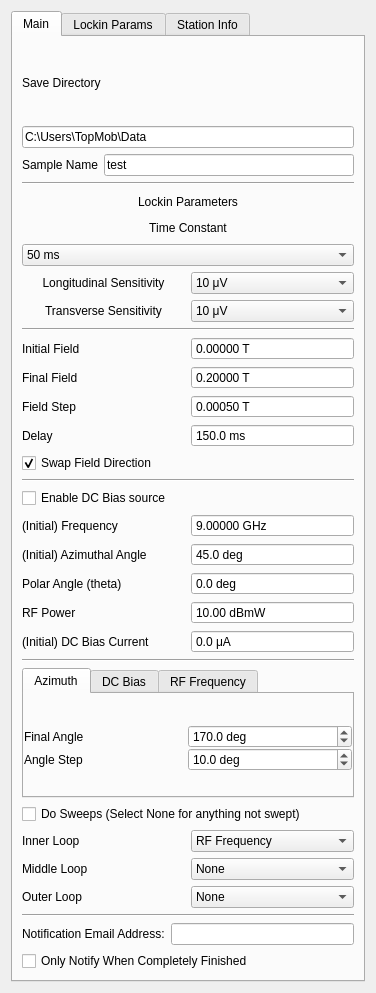
<?xml version="1.0" encoding="UTF-8"?>
<ui version="4.0">
 <class>Form</class>
 <widget class="QWidget" name="Form">
  <property name="geometry">
   <rect>
    <x>0</x>
    <y>0</y>
    <width>376</width>
    <height>993</height>
   </rect>
  </property>
  <property name="windowTitle">
   <string>Form</string>
  </property>
  <layout class="QVBoxLayout" name="verticalLayout">
   <item>
    <widget class="QTabWidget" name="tabWidget">
     <property name="currentIndex">
      <number>0</number>
     </property>
     <widget class="QWidget" name="tab">
      <attribute name="title">
       <string>Main</string>
      </attribute>
      <layout class="QVBoxLayout" name="verticalLayout_10">
       <item>
        <layout class="QGridLayout" name="save_params">
         <item row="2" column="0">
          <widget class="QLabel" name="label_12">
           <property name="enabled">
            <bool>true</bool>
           </property>
           <property name="text">
            <string>Sample Name</string>
           </property>
          </widget>
         </item>
         <item row="2" column="1">
          <widget class="QLineEdit" name="sample_name">
           <property name="text">
            <string>test</string>
           </property>
           <property name="placeholderText">
            <string>test</string>
           </property>
          </widget>
         </item>
         <item row="1" column="0" colspan="2">
          <widget class="QLineEdit" name="save_dir">
           <property name="text">
            <string>C:\Users\TopMob\Data</string>
           </property>
          </widget>
         </item>
         <item row="0" column="0" colspan="2">
          <widget class="QLabel" name="label_8">
           <property name="text">
            <string>Save Directory</string>
           </property>
          </widget>
         </item>
        </layout>
       </item>
       <item>
        <widget class="Line" name="line_3">
         <property name="orientation">
          <enum>Qt::Horizontal</enum>
         </property>
        </widget>
       </item>
       <item>
        <layout class="QGridLayout" name="lockin_params">
         <item row="0" column="0" colspan="2">
          <widget class="QLabel" name="label_7">
           <property name="text">
            <string>Lockin Parameters</string>
           </property>
           <property name="alignment">
            <set>Qt::AlignCenter</set>
           </property>
          </widget>
         </item>
         <item row="3" column="0">
          <widget class="QLabel" name="label_2">
           <property name="text">
            <string>Longitudinal Sensitivity</string>
           </property>
           <property name="alignment">
            <set>Qt::AlignCenter</set>
           </property>
          </widget>
         </item>
         <item row="2" column="0" colspan="2">
          <widget class="QComboBox" name="time_constant">
           <property name="currentText">
            <string>50 ms</string>
           </property>
           <property name="currentIndex">
            <number>10</number>
           </property>
           <item>
            <property name="text">
             <string>10 μs</string>
            </property>
           </item>
           <item>
            <property name="text">
             <string>20 μs</string>
            </property>
           </item>
           <item>
            <property name="text">
             <string>40 μs</string>
            </property>
           </item>
           <item>
            <property name="text">
             <string>80 μs</string>
            </property>
           </item>
           <item>
            <property name="text">
             <string>160 μs</string>
            </property>
           </item>
           <item>
            <property name="text">
             <string>320 μs</string>
            </property>
           </item>
           <item>
            <property name="text">
             <string>640 μs</string>
            </property>
           </item>
           <item>
            <property name="text">
             <string>5 ms</string>
            </property>
           </item>
           <item>
            <property name="text">
             <string>10 ms</string>
            </property>
           </item>
           <item>
            <property name="text">
             <string>20 ms</string>
            </property>
           </item>
           <item>
            <property name="text">
             <string>50 ms</string>
            </property>
           </item>
           <item>
            <property name="text">
             <string>100 ms</string>
            </property>
           </item>
           <item>
            <property name="text">
             <string>200 ms</string>
            </property>
           </item>
           <item>
            <property name="text">
             <string>500 ms</string>
            </property>
           </item>
           <item>
            <property name="text">
             <string>1 s</string>
            </property>
           </item>
           <item>
            <property name="text">
             <string>2 s</string>
            </property>
           </item>
           <item>
            <property name="text">
             <string>5 s</string>
            </property>
           </item>
           <item>
            <property name="text">
             <string>10 s</string>
            </property>
           </item>
           <item>
            <property name="text">
             <string>20 s</string>
            </property>
           </item>
           <item>
            <property name="text">
             <string>50 s</string>
            </property>
           </item>
           <item>
            <property name="text">
             <string>100 s</string>
            </property>
           </item>
           <item>
            <property name="text">
             <string>200 s</string>
            </property>
           </item>
           <item>
            <property name="text">
             <string>500 s</string>
            </property>
           </item>
           <item>
            <property name="text">
             <string>1 ks</string>
            </property>
           </item>
           <item>
            <property name="text">
             <string>2 ks</string>
            </property>
           </item>
           <item>
            <property name="text">
             <string>5 ks</string>
            </property>
           </item>
           <item>
            <property name="text">
             <string>10 ks</string>
            </property>
           </item>
           <item>
            <property name="text">
             <string>20 ks</string>
            </property>
           </item>
           <item>
            <property name="text">
             <string>50 ks</string>
            </property>
           </item>
          </widget>
         </item>
         <item row="4" column="0">
          <widget class="QLabel" name="label_50">
           <property name="text">
            <string>Transverse Sensitivity</string>
           </property>
           <property name="alignment">
            <set>Qt::AlignCenter</set>
           </property>
          </widget>
         </item>
         <item row="3" column="1">
          <widget class="QComboBox" name="sensitivityL">
           <property name="editable">
            <bool>false</bool>
           </property>
           <property name="currentIndex">
            <number>12</number>
           </property>
           <item>
            <property name="text">
             <string>0 V</string>
            </property>
           </item>
           <item>
            <property name="text">
             <string>2 nV</string>
            </property>
           </item>
           <item>
            <property name="text">
             <string>5 nV</string>
            </property>
           </item>
           <item>
            <property name="text">
             <string>10 nV</string>
            </property>
           </item>
           <item>
            <property name="text">
             <string>20 nV</string>
            </property>
           </item>
           <item>
            <property name="text">
             <string>50 nV</string>
            </property>
           </item>
           <item>
            <property name="text">
             <string>100 nV</string>
            </property>
           </item>
           <item>
            <property name="text">
             <string>200 nV</string>
            </property>
           </item>
           <item>
            <property name="text">
             <string>500 nV</string>
            </property>
           </item>
           <item>
            <property name="text">
             <string>1 μV</string>
            </property>
           </item>
           <item>
            <property name="text">
             <string>2 μV</string>
            </property>
           </item>
           <item>
            <property name="text">
             <string>5 μV</string>
            </property>
           </item>
           <item>
            <property name="text">
             <string>10 μV</string>
            </property>
           </item>
           <item>
            <property name="text">
             <string>20 μV</string>
            </property>
           </item>
           <item>
            <property name="text">
             <string>50 μV</string>
            </property>
           </item>
           <item>
            <property name="text">
             <string>100 μV</string>
            </property>
           </item>
           <item>
            <property name="text">
             <string>200 μV</string>
            </property>
           </item>
           <item>
            <property name="text">
             <string>500 μV</string>
            </property>
           </item>
           <item>
            <property name="text">
             <string>1 mV</string>
            </property>
           </item>
           <item>
            <property name="text">
             <string>2 mV</string>
            </property>
           </item>
           <item>
            <property name="text">
             <string>5 mV</string>
            </property>
           </item>
           <item>
            <property name="text">
             <string>10 mV</string>
            </property>
           </item>
           <item>
            <property name="text">
             <string>20 mV</string>
            </property>
           </item>
           <item>
            <property name="text">
             <string>50 mV</string>
            </property>
           </item>
           <item>
            <property name="text">
             <string>100 mV</string>
            </property>
           </item>
           <item>
            <property name="text">
             <string>200 mV</string>
            </property>
           </item>
           <item>
            <property name="text">
             <string>500 mV</string>
            </property>
           </item>
           <item>
            <property name="text">
             <string>1 V</string>
            </property>
           </item>
          </widget>
         </item>
         <item row="4" column="1">
          <widget class="QComboBox" name="sensitivityT">
           <property name="editable">
            <bool>false</bool>
           </property>
           <property name="currentIndex">
            <number>12</number>
           </property>
           <item>
            <property name="text">
             <string>0 V</string>
            </property>
           </item>
           <item>
            <property name="text">
             <string>2 nV</string>
            </property>
           </item>
           <item>
            <property name="text">
             <string>5 nV</string>
            </property>
           </item>
           <item>
            <property name="text">
             <string>10 nV</string>
            </property>
           </item>
           <item>
            <property name="text">
             <string>20 nV</string>
            </property>
           </item>
           <item>
            <property name="text">
             <string>50 nV</string>
            </property>
           </item>
           <item>
            <property name="text">
             <string>100 nV</string>
            </property>
           </item>
           <item>
            <property name="text">
             <string>200 nV</string>
            </property>
           </item>
           <item>
            <property name="text">
             <string>500 nV</string>
            </property>
           </item>
           <item>
            <property name="text">
             <string>1 μV</string>
            </property>
           </item>
           <item>
            <property name="text">
             <string>2 μV</string>
            </property>
           </item>
           <item>
            <property name="text">
             <string>5 μV</string>
            </property>
           </item>
           <item>
            <property name="text">
             <string>10 μV</string>
            </property>
           </item>
           <item>
            <property name="text">
             <string>20 μV</string>
            </property>
           </item>
           <item>
            <property name="text">
             <string>50 μV</string>
            </property>
           </item>
           <item>
            <property name="text">
             <string>100 μV</string>
            </property>
           </item>
           <item>
            <property name="text">
             <string>200 μV</string>
            </property>
           </item>
           <item>
            <property name="text">
             <string>500 μV</string>
            </property>
           </item>
           <item>
            <property name="text">
             <string>1 mV</string>
            </property>
           </item>
           <item>
            <property name="text">
             <string>2 mV</string>
            </property>
           </item>
           <item>
            <property name="text">
             <string>5 mV</string>
            </property>
           </item>
           <item>
            <property name="text">
             <string>10 mV</string>
            </property>
           </item>
           <item>
            <property name="text">
             <string>20 mV</string>
            </property>
           </item>
           <item>
            <property name="text">
             <string>50 mV</string>
            </property>
           </item>
           <item>
            <property name="text">
             <string>100 mV</string>
            </property>
           </item>
           <item>
            <property name="text">
             <string>200 mV</string>
            </property>
           </item>
           <item>
            <property name="text">
             <string>500 mV</string>
            </property>
           </item>
           <item>
            <property name="text">
             <string>1 V</string>
            </property>
           </item>
          </widget>
         </item>
         <item row="1" column="0" colspan="2">
          <widget class="QLabel" name="label_3">
           <property name="text">
            <string>Time Constant</string>
           </property>
           <property name="alignment">
            <set>Qt::AlignCenter</set>
           </property>
          </widget>
         </item>
        </layout>
       </item>
       <item>
        <widget class="Line" name="line_2">
         <property name="orientation">
          <enum>Qt::Horizontal</enum>
         </property>
        </widget>
       </item>
       <item>
        <layout class="QGridLayout" name="field_params">
         <item row="2" column="1">
          <widget class="QDoubleSpinBox" name="field_end">
           <property name="buttonSymbols">
            <enum>QAbstractSpinBox::NoButtons</enum>
           </property>
           <property name="suffix">
            <string> T</string>
           </property>
           <property name="decimals">
            <number>5</number>
           </property>
           <property name="minimum">
            <double>0.000000000000000</double>
           </property>
           <property name="maximum">
            <double>0.270000000000000</double>
           </property>
           <property name="singleStep">
            <double>0.000010000000000</double>
           </property>
           <property name="value">
            <double>0.200000000000000</double>
           </property>
          </widget>
         </item>
         <item row="2" column="0">
          <widget class="QLabel" name="label_5">
           <property name="text">
            <string>Final Field</string>
           </property>
          </widget>
         </item>
         <item row="1" column="1">
          <widget class="QDoubleSpinBox" name="field_start">
           <property name="buttonSymbols">
            <enum>QAbstractSpinBox::NoButtons</enum>
           </property>
           <property name="suffix">
            <string> T</string>
           </property>
           <property name="decimals">
            <number>5</number>
           </property>
           <property name="minimum">
            <double>0.000000000000000</double>
           </property>
           <property name="maximum">
            <double>0.270000000000000</double>
           </property>
           <property name="singleStep">
            <double>0.000010000000000</double>
           </property>
          </widget>
         </item>
         <item row="1" column="0">
          <widget class="QLabel" name="label_4">
           <property name="text">
            <string>Initial Field</string>
           </property>
          </widget>
         </item>
         <item row="3" column="1">
          <widget class="QDoubleSpinBox" name="field_step">
           <property name="buttonSymbols">
            <enum>QAbstractSpinBox::NoButtons</enum>
           </property>
           <property name="suffix">
            <string> T</string>
           </property>
           <property name="decimals">
            <number>5</number>
           </property>
           <property name="minimum">
            <double>-0.300000000000000</double>
           </property>
           <property name="maximum">
            <double>0.300000000000000</double>
           </property>
           <property name="singleStep">
            <double>0.000010000000000</double>
           </property>
           <property name="value">
            <double>0.000500000000000</double>
           </property>
          </widget>
         </item>
         <item row="3" column="0">
          <widget class="QLabel" name="label_6">
           <property name="text">
            <string>Field Step</string>
           </property>
          </widget>
         </item>
         <item row="4" column="0">
          <widget class="QLabel" name="label_15">
           <property name="text">
            <string>Delay</string>
           </property>
          </widget>
         </item>
         <item row="4" column="1">
          <widget class="QDoubleSpinBox" name="delay">
           <property name="buttonSymbols">
            <enum>QAbstractSpinBox::NoButtons</enum>
           </property>
           <property name="suffix">
            <string> ms</string>
           </property>
           <property name="decimals">
            <number>1</number>
           </property>
           <property name="maximum">
            <double>5000.000000000000000</double>
           </property>
           <property name="value">
            <double>150.000000000000000</double>
           </property>
          </widget>
         </item>
        </layout>
       </item>
       <item>
        <widget class="QCheckBox" name="swap_field">
         <property name="text">
          <string>Swap Field Direction</string>
         </property>
         <property name="checked">
          <bool>true</bool>
         </property>
        </widget>
       </item>
       <item>
        <widget class="Line" name="line">
         <property name="orientation">
          <enum>Qt::Horizontal</enum>
         </property>
        </widget>
       </item>
       <item>
        <layout class="QGridLayout" name="initial_params">
         <item row="6" column="2">
          <widget class="QDoubleSpinBox" name="bias_start">
           <property name="buttonSymbols">
            <enum>QAbstractSpinBox::NoButtons</enum>
           </property>
           <property name="suffix">
            <string> μA</string>
           </property>
           <property name="decimals">
            <number>1</number>
           </property>
           <property name="minimum">
            <double>-101000.000000000000000</double>
           </property>
           <property name="maximum">
            <double>101000.000000000000000</double>
           </property>
           <property name="singleStep">
            <double>0.100000000000000</double>
           </property>
           <property name="value">
            <double>0.000000000000000</double>
           </property>
          </widget>
         </item>
         <item row="2" column="2">
          <widget class="QDoubleSpinBox" name="freq_start">
           <property name="buttonSymbols">
            <enum>QAbstractSpinBox::NoButtons</enum>
           </property>
           <property name="suffix">
            <string> GHz</string>
           </property>
           <property name="decimals">
            <number>5</number>
           </property>
           <property name="maximum">
            <double>20.000000000000000</double>
           </property>
           <property name="value">
            <double>9.000000000000000</double>
           </property>
          </widget>
         </item>
         <item row="3" column="2">
          <widget class="QDoubleSpinBox" name="azimuth_start">
           <property name="buttonSymbols">
            <enum>QAbstractSpinBox::NoButtons</enum>
           </property>
           <property name="suffix">
            <string> deg</string>
           </property>
           <property name="decimals">
            <number>1</number>
           </property>
           <property name="minimum">
            <double>-360.000000000000000</double>
           </property>
           <property name="maximum">
            <double>360.000000000000000</double>
           </property>
           <property name="singleStep">
            <double>0.500000000000000</double>
           </property>
           <property name="value">
            <double>45.000000000000000</double>
           </property>
          </widget>
         </item>
         <item row="2" column="1">
          <widget class="QLabel" name="label_29">
           <property name="text">
            <string>(Initial) Frequency</string>
           </property>
          </widget>
         </item>
         <item row="4" column="2">
          <widget class="QDoubleSpinBox" name="polar_angle">
           <property name="buttonSymbols">
            <enum>QAbstractSpinBox::NoButtons</enum>
           </property>
           <property name="suffix">
            <string> deg</string>
           </property>
           <property name="decimals">
            <number>1</number>
           </property>
           <property name="minimum">
            <double>-90.000000000000000</double>
           </property>
           <property name="maximum">
            <double>90.000000000000000</double>
           </property>
           <property name="singleStep">
            <double>0.010000000000000</double>
           </property>
          </widget>
         </item>
         <item row="5" column="1">
          <widget class="QLabel" name="label_13">
           <property name="text">
            <string>RF Power</string>
           </property>
          </widget>
         </item>
         <item row="4" column="1">
          <widget class="QLabel" name="label_17">
           <property name="text">
            <string>Polar Angle (theta)</string>
           </property>
          </widget>
         </item>
         <item row="3" column="1">
          <widget class="QLabel" name="label_14">
           <property name="text">
            <string>(Initial) Azimuthal Angle</string>
           </property>
          </widget>
         </item>
         <item row="5" column="2">
          <widget class="QDoubleSpinBox" name="rf_power">
           <property name="buttonSymbols">
            <enum>QAbstractSpinBox::NoButtons</enum>
           </property>
           <property name="suffix">
            <string> dBmW</string>
           </property>
           <property name="maximum">
            <double>50.000000000000000</double>
           </property>
           <property name="value">
            <double>10.000000000000000</double>
           </property>
          </widget>
         </item>
         <item row="6" column="1">
          <widget class="QLabel" name="label_20">
           <property name="text">
            <string>(Initial) DC Bias Current</string>
           </property>
          </widget>
         </item>
         <item row="1" column="1">
          <widget class="QCheckBox" name="use_bias">
           <property name="text">
            <string>Enable DC Bias source</string>
           </property>
          </widget>
         </item>
        </layout>
       </item>
       <item>
        <widget class="Line" name="line_4">
         <property name="orientation">
          <enum>Qt::Horizontal</enum>
         </property>
        </widget>
       </item>
       <item>
        <widget class="QTabWidget" name="sweep_type_tab">
         <property name="enabled">
          <bool>true</bool>
         </property>
         <property name="sizePolicy">
          <sizepolicy hsizetype="Expanding" vsizetype="Preferred">
           <horstretch>0</horstretch>
           <verstretch>0</verstretch>
          </sizepolicy>
         </property>
         <property name="maximumSize">
          <size>
           <width>500</width>
           <height>16777215</height>
          </size>
         </property>
         <property name="tabPosition">
          <enum>QTabWidget::North</enum>
         </property>
         <property name="currentIndex">
          <number>0</number>
         </property>
         <widget class="QWidget" name="angle_tab">
          <attribute name="title">
           <string>Azimuth</string>
          </attribute>
          <layout class="QVBoxLayout" name="verticalLayout_5">
           <property name="spacing">
            <number>0</number>
           </property>
           <property name="leftMargin">
            <number>0</number>
           </property>
           <property name="topMargin">
            <number>6</number>
           </property>
           <property name="rightMargin">
            <number>0</number>
           </property>
           <property name="bottomMargin">
            <number>0</number>
           </property>
           <item>
            <layout class="QGridLayout" name="angle_params">
             <item row="0" column="0">
              <widget class="QLabel" name="label_19">
               <property name="text">
                <string>Final Angle</string>
               </property>
              </widget>
             </item>
             <item row="0" column="1">
              <widget class="QDoubleSpinBox" name="azimuth_end">
               <property name="suffix">
                <string> deg</string>
               </property>
               <property name="decimals">
                <number>1</number>
               </property>
               <property name="maximum">
                <double>360.000000000000000</double>
               </property>
               <property name="singleStep">
                <double>0.500000000000000</double>
               </property>
               <property name="value">
                <double>170.000000000000000</double>
               </property>
              </widget>
             </item>
             <item row="1" column="1">
              <widget class="QDoubleSpinBox" name="azimuth_step">
               <property name="suffix">
                <string> deg</string>
               </property>
               <property name="decimals">
                <number>1</number>
               </property>
               <property name="maximum">
                <double>360.000000000000000</double>
               </property>
               <property name="singleStep">
                <double>0.500000000000000</double>
               </property>
               <property name="value">
                <double>10.000000000000000</double>
               </property>
              </widget>
             </item>
             <item row="1" column="0">
              <widget class="QLabel" name="label_9">
               <property name="text">
                <string>Angle Step</string>
               </property>
              </widget>
             </item>
            </layout>
           </item>
          </layout>
         </widget>
         <widget class="QWidget" name="bias_tab">
          <attribute name="title">
           <string>DC Bias</string>
          </attribute>
          <layout class="QVBoxLayout" name="verticalLayout_2">
           <property name="spacing">
            <number>0</number>
           </property>
           <property name="leftMargin">
            <number>0</number>
           </property>
           <property name="topMargin">
            <number>6</number>
           </property>
           <property name="rightMargin">
            <number>0</number>
           </property>
           <property name="bottomMargin">
            <number>0</number>
           </property>
           <item>
            <layout class="QGridLayout" name="gridLayout">
             <item row="0" column="0">
              <widget class="QLabel" name="label_16">
               <property name="text">
                <string>Final Bias Current</string>
               </property>
              </widget>
             </item>
             <item row="0" column="1">
              <widget class="QDoubleSpinBox" name="bias_end">
               <property name="suffix">
                <string> μA</string>
               </property>
               <property name="decimals">
                <number>1</number>
               </property>
               <property name="minimum">
                <double>-101001.000000000000000</double>
               </property>
               <property name="maximum">
                <double>101000.000000000000000</double>
               </property>
               <property name="singleStep">
                <double>0.100000000000000</double>
               </property>
               <property name="value">
                <double>1000.000000000000000</double>
               </property>
              </widget>
             </item>
             <item row="1" column="0">
              <widget class="QLabel" name="label_18">
               <property name="text">
                <string>Bias Current Step</string>
               </property>
              </widget>
             </item>
             <item row="1" column="1">
              <widget class="QDoubleSpinBox" name="bias_step">
               <property name="suffix">
                <string> μA</string>
               </property>
               <property name="decimals">
                <number>1</number>
               </property>
               <property name="minimum">
                <double>0.000000000000000</double>
               </property>
               <property name="maximum">
                <double>101000.000000000000000</double>
               </property>
               <property name="singleStep">
                <double>0.100000000000000</double>
               </property>
               <property name="value">
                <double>500.000000000000000</double>
               </property>
              </widget>
             </item>
            </layout>
           </item>
          </layout>
         </widget>
         <widget class="QWidget" name="freq_tab">
          <attribute name="title">
           <string>RF Frequency</string>
          </attribute>
          <layout class="QVBoxLayout" name="verticalLayout_8">
           <property name="spacing">
            <number>0</number>
           </property>
           <property name="leftMargin">
            <number>0</number>
           </property>
           <property name="topMargin">
            <number>6</number>
           </property>
           <property name="rightMargin">
            <number>0</number>
           </property>
           <property name="bottomMargin">
            <number>0</number>
           </property>
           <item>
            <layout class="QGridLayout" name="freq_params">
             <item row="0" column="0">
              <widget class="QLabel" name="label_10">
               <property name="text">
                <string>Final Frequency</string>
               </property>
              </widget>
             </item>
             <item row="0" column="1">
              <widget class="QDoubleSpinBox" name="freq_end">
               <property name="suffix">
                <string> GHz</string>
               </property>
               <property name="maximum">
                <double>20.000000000000000</double>
               </property>
               <property name="singleStep">
                <double>0.500000000000000</double>
               </property>
               <property name="value">
                <double>10.000000000000000</double>
               </property>
              </widget>
             </item>
             <item row="1" column="0">
              <widget class="QLabel" name="label_11">
               <property name="text">
                <string>Frequency Step</string>
               </property>
              </widget>
             </item>
             <item row="1" column="1">
              <widget class="QDoubleSpinBox" name="freq_step">
               <property name="suffix">
                <string> GHz</string>
               </property>
               <property name="maximum">
                <double>20.000000000000000</double>
               </property>
               <property name="singleStep">
                <double>0.500000000000000</double>
               </property>
               <property name="value">
                <double>1.000000000000000</double>
               </property>
              </widget>
             </item>
            </layout>
           </item>
          </layout>
         </widget>
        </widget>
       </item>
       <item>
        <widget class="QCheckBox" name="do_sweeps">
         <property name="text">
          <string>Do Sweeps (Select None for anything not swept)</string>
         </property>
        </widget>
       </item>
       <item>
        <layout class="QGridLayout" name="gridLayout_2">
         <item row="1" column="0">
          <widget class="QLabel" name="label_22">
           <property name="text">
            <string>Middle Loop</string>
           </property>
          </widget>
         </item>
         <item row="2" column="0">
          <widget class="QLabel" name="label_23">
           <property name="text">
            <string>Outer Loop</string>
           </property>
          </widget>
         </item>
         <item row="0" column="0">
          <widget class="QLabel" name="label_21">
           <property name="text">
            <string>Inner Loop</string>
           </property>
          </widget>
         </item>
         <item row="0" column="1">
          <widget class="QComboBox" name="sweep_param_1">
           <property name="currentIndex">
            <number>2</number>
           </property>
           <item>
            <property name="text">
             <string>Field Azimuth</string>
            </property>
           </item>
           <item>
            <property name="text">
             <string>DC Bias</string>
            </property>
           </item>
           <item>
            <property name="text">
             <string>RF Frequency</string>
            </property>
           </item>
           <item>
            <property name="text">
             <string>None</string>
            </property>
           </item>
          </widget>
         </item>
         <item row="1" column="1">
          <widget class="QComboBox" name="sweep_param_2">
           <property name="currentIndex">
            <number>3</number>
           </property>
           <item>
            <property name="text">
             <string>Field Azimuth</string>
            </property>
           </item>
           <item>
            <property name="text">
             <string>DC Bias</string>
            </property>
           </item>
           <item>
            <property name="text">
             <string>RF Frequency</string>
            </property>
           </item>
           <item>
            <property name="text">
             <string>None</string>
            </property>
           </item>
          </widget>
         </item>
         <item row="2" column="1">
          <widget class="QComboBox" name="sweep_param_3">
           <property name="currentIndex">
            <number>3</number>
           </property>
           <item>
            <property name="text">
             <string>Field Azimuth</string>
            </property>
           </item>
           <item>
            <property name="text">
             <string>DC Bias</string>
            </property>
           </item>
           <item>
            <property name="text">
             <string>RF Frequency</string>
            </property>
           </item>
           <item>
            <property name="text">
             <string>None</string>
            </property>
           </item>
          </widget>
         </item>
        </layout>
       </item>
       <item>
        <widget class="Line" name="line_5">
         <property name="orientation">
          <enum>Qt::Horizontal</enum>
         </property>
        </widget>
       </item>
       <item>
        <layout class="QHBoxLayout" name="horizontalLayout">
         <item>
          <widget class="QLabel" name="label_24">
           <property name="text">
            <string>Notification Email Address:</string>
           </property>
          </widget>
         </item>
         <item>
          <widget class="QLineEdit" name="notify_email"/>
         </item>
        </layout>
       </item>
       <item>
        <widget class="QCheckBox" name="notify_at_end">
         <property name="text">
          <string>Only Notify When Completely Finished</string>
         </property>
        </widget>
       </item>
      </layout>
     </widget>
     <widget class="QWidget" name="tab_2">
      <attribute name="title">
       <string>Lockin Params</string>
      </attribute>
      <layout class="QVBoxLayout" name="verticalLayout_7">
       <item>
        <layout class="QGridLayout" name="gridLayout_3">
         <item row="3" column="1">
          <widget class="QDoubleSpinBox" name="lockin_ac_gainL">
           <property name="buttonSymbols">
            <enum>QAbstractSpinBox::NoButtons</enum>
           </property>
           <property name="suffix">
            <string> dB</string>
           </property>
           <property name="maximum">
            <double>50.000000000000000</double>
           </property>
           <property name="value">
            <double>20.000000000000000</double>
           </property>
          </widget>
         </item>
         <item row="0" column="0">
          <widget class="QLabel" name="label">
           <property name="text">
            <string>AM Frequency</string>
           </property>
          </widget>
         </item>
         <item row="5" column="0">
          <widget class="QLabel" name="label_52">
           <property name="text">
            <string>Longitudinal Sense Mode</string>
           </property>
          </widget>
         </item>
         <item row="3" column="0">
          <widget class="QLabel" name="label_13">
           <property name="text">
            <string>Longitudinal AC Gain</string>
           </property>
          </widget>
         </item>
         <item row="1" column="1">
          <widget class="QDoubleSpinBox" name="phaseL">
           <property name="buttonSymbols">
            <enum>QAbstractSpinBox::NoButtons</enum>
           </property>
           <property name="suffix">
            <string> deg</string>
           </property>
           <property name="minimum">
            <double>-360.000000000000000</double>
           </property>
           <property name="maximum">
            <double>360.000000000000000</double>
           </property>
          </widget>
         </item>
         <item row="0" column="1">
          <widget class="QDoubleSpinBox" name="AM_freq">
           <property name="buttonSymbols">
            <enum>QAbstractSpinBox::NoButtons</enum>
           </property>
           <property name="suffix">
            <string> Hz</string>
           </property>
           <property name="maximum">
            <double>99999.000000000000000</double>
           </property>
           <property name="value">
            <double>1713.000000000000000</double>
           </property>
          </widget>
         </item>
         <item row="5" column="1">
          <widget class="QComboBox" name="lockin_sense_modeL">
           <property name="currentIndex">
            <number>2</number>
           </property>
           <item>
            <property name="text">
             <string>A</string>
            </property>
           </item>
           <item>
            <property name="text">
             <string>-B</string>
            </property>
           </item>
           <item>
            <property name="text">
             <string>A-B</string>
            </property>
           </item>
          </widget>
         </item>
         <item row="1" column="0">
          <widget class="QLabel" name="label_51">
           <property name="text">
            <string>Longitudinal Phase Offset</string>
           </property>
          </widget>
         </item>
         <item row="2" column="0">
          <widget class="QLabel" name="label_53">
           <property name="text">
            <string>Transverse Phase Offset</string>
           </property>
          </widget>
         </item>
         <item row="2" column="1">
          <widget class="QDoubleSpinBox" name="phaseT">
           <property name="buttonSymbols">
            <enum>QAbstractSpinBox::NoButtons</enum>
           </property>
           <property name="suffix">
            <string> deg</string>
           </property>
           <property name="minimum">
            <double>-360.000000000000000</double>
           </property>
           <property name="maximum">
            <double>360.000000000000000</double>
           </property>
          </widget>
         </item>
         <item row="6" column="0">
          <widget class="QLabel" name="label_54">
           <property name="text">
            <string>Transverse Sense Mode</string>
           </property>
          </widget>
         </item>
         <item row="6" column="1">
          <widget class="QComboBox" name="lockin_sense_modeT">
           <property name="currentIndex">
            <number>2</number>
           </property>
           <item>
            <property name="text">
             <string>A</string>
            </property>
           </item>
           <item>
            <property name="text">
             <string>-B</string>
            </property>
           </item>
           <item>
            <property name="text">
             <string>A-B</string>
            </property>
           </item>
          </widget>
         </item>
         <item row="4" column="0">
          <widget class="QLabel" name="label_25">
           <property name="text">
            <string>Longitudinal AC Gain</string>
           </property>
          </widget>
         </item>
         <item row="4" column="1">
          <widget class="QDoubleSpinBox" name="lockin_ac_gainT">
           <property name="buttonSymbols">
            <enum>QAbstractSpinBox::NoButtons</enum>
           </property>
           <property name="suffix">
            <string> dB</string>
           </property>
           <property name="maximum">
            <double>50.000000000000000</double>
           </property>
           <property name="value">
            <double>20.000000000000000</double>
           </property>
          </widget>
         </item>
        </layout>
       </item>
       <item>
        <spacer name="verticalSpacer">
         <property name="orientation">
          <enum>Qt::Vertical</enum>
         </property>
         <property name="sizeHint" stdset="0">
          <size>
           <width>20</width>
           <height>764</height>
          </size>
         </property>
        </spacer>
       </item>
      </layout>
     </widget>
     <widget class="QWidget" name="tab_3">
      <attribute name="title">
       <string>Station Info</string>
      </attribute>
      <layout class="QVBoxLayout" name="verticalLayout_4">
       <item>
        <layout class="QGridLayout" name="station_params">
         <item row="0" column="0">
          <widget class="QLabel" name="label_12">
           <property name="enabled">
            <bool>true</bool>
           </property>
           <property name="text">
            <string>Probe Station</string>
           </property>
          </widget>
         </item>
         <item row="0" column="1">
          <widget class="QLabel" name="station_name">
           <property name="enabled">
            <bool>true</bool>
           </property>
          </widget>
         </item>
         <item row="2" column="0" colspan="2">
          <widget class="QLineEdit" name="calib_file"/>
         </item>
         <item row="1" column="0">
          <widget class="QLabel" name="label_12">
           <property name="enabled">
            <bool>true</bool>
           </property>
           <property name="text">
            <string>Calibration File</string>
           </property>
          </widget>
         </item>
        </layout>
       </item>
       <item>
        <spacer name="verticalSpacer_2">
         <property name="orientation">
          <enum>Qt::Vertical</enum>
         </property>
         <property name="sizeHint" stdset="0">
          <size>
           <width>20</width>
           <height>842</height>
          </size>
         </property>
        </spacer>
       </item>
      </layout>
     </widget>
    </widget>
   </item>
  </layout>
 </widget>
 <resources/>
 <connections/>
</ui>
